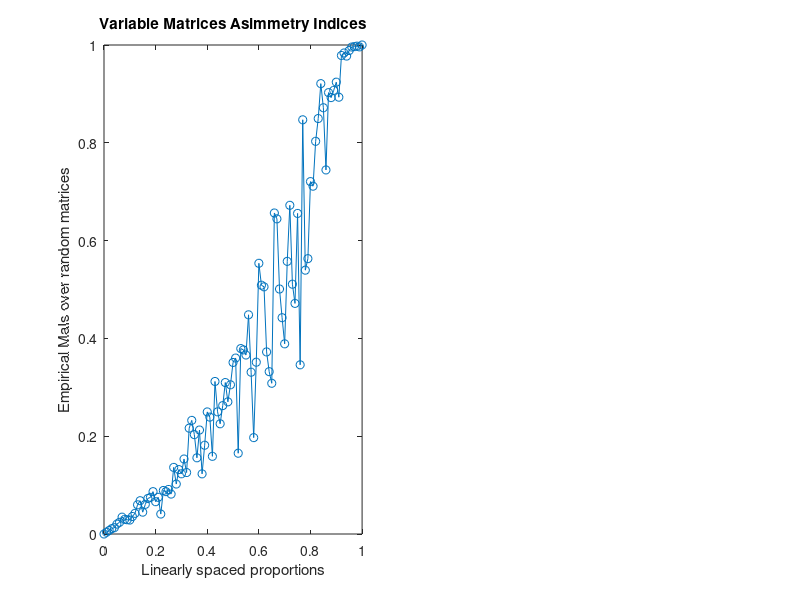

The MATLAB script that drew this image: (Note: this script raises an error after producing the figure.)
%% Code challenge from video 60

clear, clc

%% The matrix symmetry index

% implement the matrix asymmetry index MaI in code
n = 20;
M = randi(n,4,4);  % of course square

S1 = (M+M')./2;    % symmetric
A1 = (M-M')./2;    % asymmetric (skew)

S1_p = (S1-S1')./2;
A1_p = (A1-A1')./2;
M_p  = (M -M' )./2;

% test MaI on symmetric matrix
MaI1 = norm(S1_p,'fro')/norm(S1,'fro');
fprintf('The MaI of a symmetric matrix is: %d.\n',MaI1);

% test MaI on skew-symmetric matrix (also called asymmetric)
MaI2 = norm(A1_p,'fro')/norm(A1,'fro');
fprintf('The MaI of a skew-symmetric (or asymmetric) matrix is: %d.\n',MaI2);

% test MaI on random full matrix
MaI3 = norm(M_p,'fro')/norm(M,'fro');
fprintf('The MaI of a random full matrix varies bewteen 0 and 1: %d.\n',MaI3);

% develop a formula to proportionally mix a symmetric and a skew-symmetric
% matrix (i.e. to go from the MaI to a matrix, for various values of MaI)

    % set a MaI parameter
    p = 1;
    % use the parameter to scale the sum of a symmetric and of an
    % asymmetric matrix; if p=1 the symmetric part is cancelled out and it
    % remains only the asymmetric one, if P=0 it's the other way around
    A_m = (1-p)*(M+M') + p*(M-M');

%% confirm the above formula by using random matrices variable over time

    % set a range of empirical proportions and prealloc MaIs
    Props = 0:0.01:1;
    MaIs = zeros(length(Props),1);
    
    % create matrices with a variable index of asymmetry (new random M each time)
    for i = 1:length(Props)
        M = randi(n,4,4);
        A_mixed = (1-Props(i))*(M+M') + Props(i)*(M-M');
        MaIs(i,1) = norm(((A_mixed-A_mixed')./2),'fro')/norm(A_mixed,'fro');
    end

    % plot
    figure(1), clf
    subplot(121)
    plot(Props,MaIs,'o-')
    xlabel('Linearly spaced proportions')
    ylabel('Empirical MaIs over random matrices')
    title('Variable Matrices Asimmetry Indices')
    subtitle('Matrices size: 4x4')
    
%% confirm the above formula by using same random matrix

    % set a range of empirical proportions, prealloc MaIs and set M
    Props = 0:0.01:1;
    MaIs = zeros(length(Props),1);
    M = randi(n,4,4);
    
    % create matrices with a variable index of asymmetry (fixed M)
    for i = 1:length(Props)
        A_mixed = (1-Props(i))*(M+M') + Props(i)*(M-M');
        MaIs(i,1) = norm(((A_mixed-A_mixed')./2),'fro')/norm(A_mixed,'fro');
    end

    % plot
    figure(1)
    subplot(122)
    plot(Props,MaIs,'o-')
    xlabel('Linearly spaced proportions')
    ylabel('Empirical MaIs over a single random matrix')
    title('Variable Matrix Asimmetry Indices')
    subtitle('Matrix size: 4x4')
    
